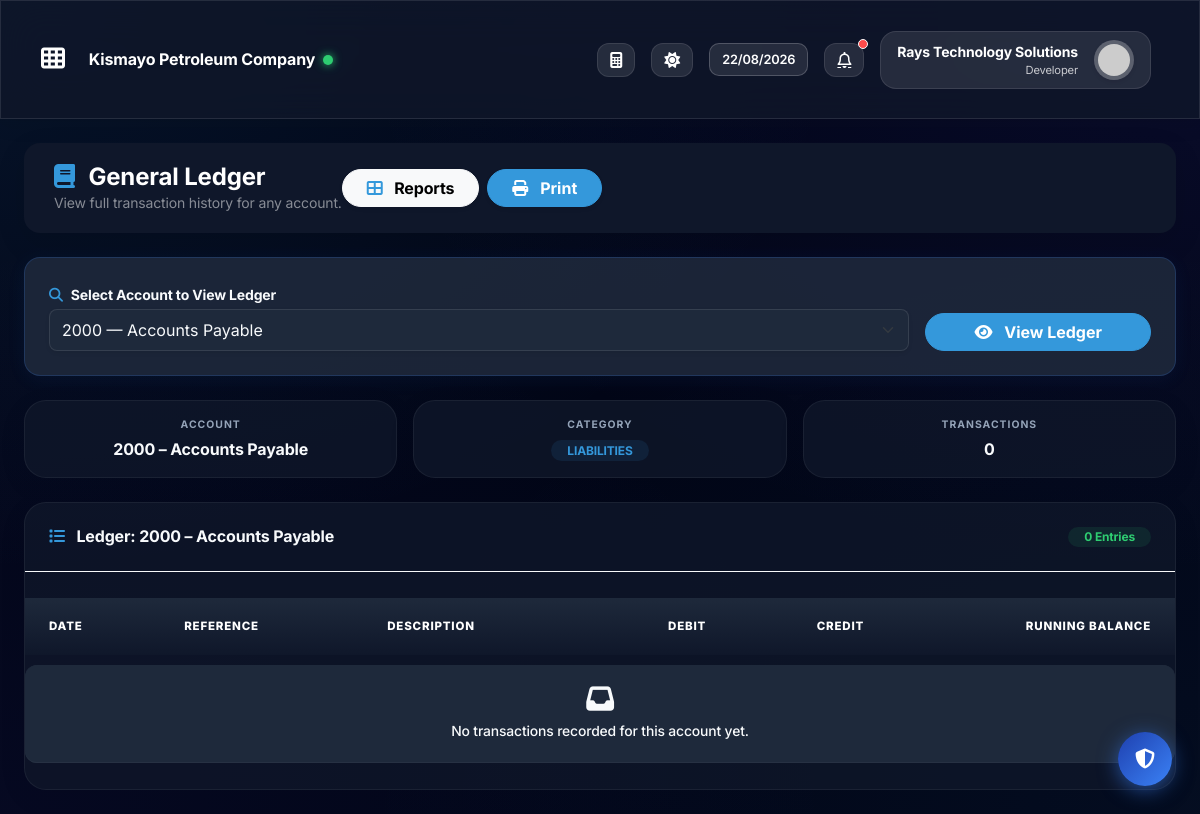
Page /accounting/general-ledger?account_id=8 (signed in) on the earlier database version.
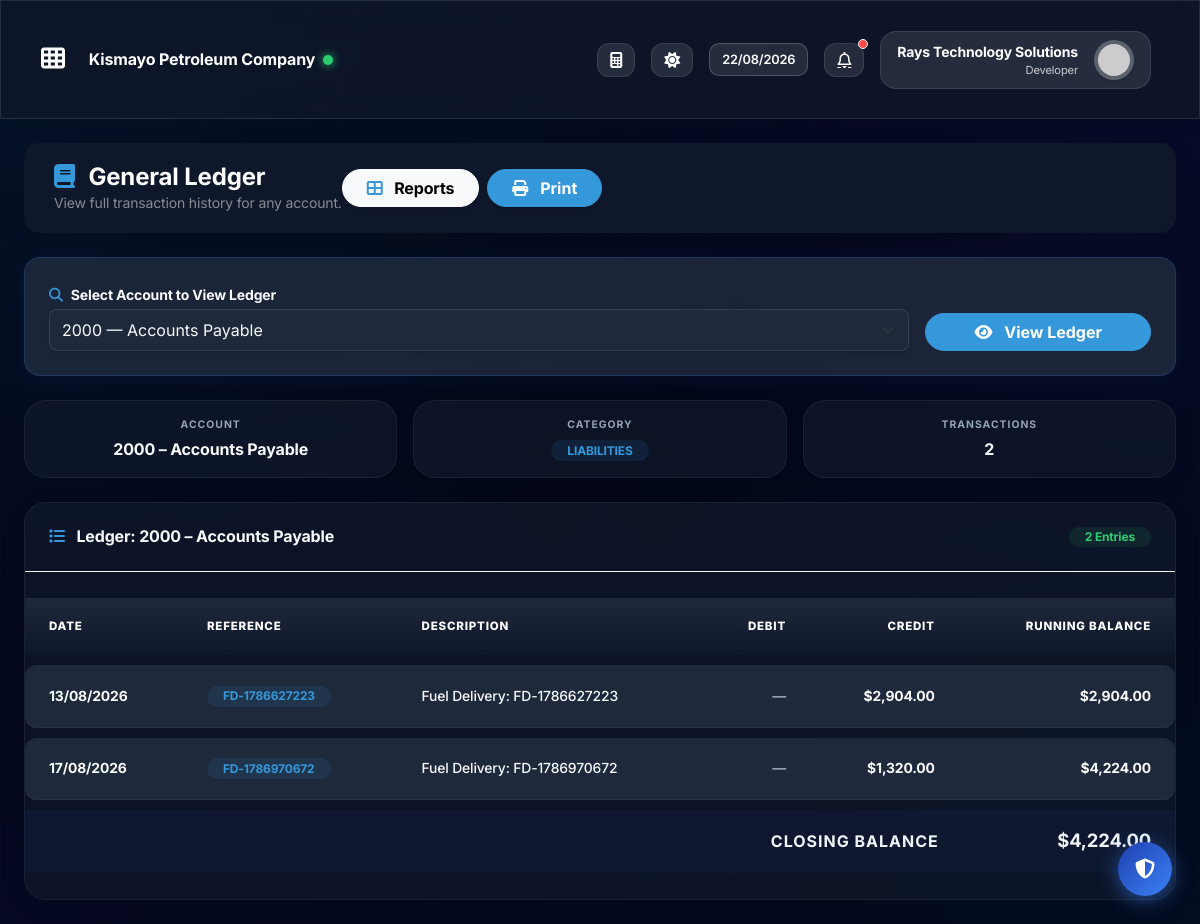
Same page on the later database version.
### app/models.py (models this page shows)
class JournalLine(db.Model):
    __tablename__ = 'journal_lines'
    id = db.Column(db.Integer, primary_key=True)
    entry_id = db.Column(db.Integer, db.ForeignKey('journal_entries.id'), nullable=False)
    account_id = db.Column(db.Integer, db.ForeignKey('chart_accounts.id'), nullable=False)
    description = db.Column(db.String(200), nullable=True)
    debit = db.Column(db.Float, default=0.0)
    credit = db.Column(db.Float, default=0.0)
    account = db.relationship('ChartAccount', backref='journal_lines')

class JournalEntry(db.Model):
    __tablename__ = 'journal_entries'
    id = db.Column(db.Integer, primary_key=True)
    reference = db.Column(db.String(50), nullable=False)
    date = db.Column(db.DateTime, default=datetime.utcnow)
    description = db.Column(db.Text, nullable=True)
    tenant_id = db.Column(db.Integer, db.ForeignKey('tenants.id'), nullable=False)
    created_at = db.Column(db.DateTime, default=datetime.utcnow)
    lines = db.relationship('JournalLine', backref='entry', cascade="all, delete-orphan", lazy=True)

### app/modules/accounting/routes.py (the view)
@accounting.route('/accounting/general-ledger')
@login_required
@roles_required('admin', 'accountant', 'developer')
def general_ledger():
    from app.models import ChartAccount, JournalLine, JournalEntry
    account_id = request.args.get('account_id')
    accounts = ChartAccount.query.filter_by(tenant_id=current_user.tenant_id, is_active=True).all()
    lines = []
    selected_account = None
    if account_id:
        selected_account = ChartAccount.query.get(account_id)
        if selected_account and selected_account.tenant_id == current_user.tenant_id:
            lines = JournalLine.query.filter_by(account_id=account_id).join(JournalEntry).order_by(JournalEntry.date.asc()).all()
    return render_template('accounting/general_ledger.html', accounts=accounts, lines=lines, selected_account=selected_account)

### app/models.py (called while the page is built)
@login_manager.user_loader
def load_user(user_id):
    return User.query.get(int(user_id))

### app/templates/accounting/general_ledger.html (shortened to what the changed rows need)
{% extends "layouts/base.html" %}
{% block content %}
{% if selected_account %}
<div class="row g-3 mb-4 animate-up">
    <div class="col-4">
        <div class="gl-card p-3 text-center">
            <div class="small fw-bold text-muted text-uppercase mb-1" style="letter-spacing:1px; font-size:0.65rem;">Account</div>
            <div class="fw-bold text-main">{{ selected_account.account_code }} – {{ selected_account.account_name }}</div>
        </div>
    </div>
    <div class="col-4">
        <div class="gl-card p-3 text-center">
            <div class="small fw-bold text-muted text-uppercase mb-1" style="letter-spacing:1px; font-size:0.65rem;">Category</div>
            <span class="badge bg-primary bg-opacity-10 text-primary rounded-pill px-3 fw-bold">{{ selected_account.category }}</span>
        </div>
    </div>
    <div class="col-4">
        <div class="gl-card p-3 text-center">
            <div class="small fw-bold text-muted text-uppercase mb-1" style="letter-spacing:1px; font-size:0.65rem;">Transactions</div>
            <div class="fw-bold text-main">{{ lines|length }}</div>
        </div>
    </div>
</div>
<div class="gl-card animate-up">
    <div class="p-4 border-bottom border-light d-flex align-items-center justify-content-between">
        <h6 class="fw-bold mb-0 text-main">
            <i class="fas fa-list me-2 text-primary"></i>
            Ledger: {{ selected_account.account_code }} – {{ selected_account.account_name }}
        </h6>
        <span class="badge bg-success bg-opacity-10 text-success rounded-pill px-3 fw-bold">{{ lines|length }} Entries</span>
    </div>
    <div class="table-responsive">
        <table class="table gl-table mb-0">
            <thead>
                <tr>
                    <th class="ps-4">Date</th>
                    <th>Reference</th>
                    <th>Description</th>
                    <th class="text-end">Debit</th>
                    <th class="text-end">Credit</th>
                    <th class="text-end pe-4">Running Balance</th>
                </tr>
            </thead>
            <tbody>
                {% set balance = namespace(value=0) %}
                {% for line in lines %}
                    {% if selected_account.category in ['ASSETS', 'EXPENSES'] %}
                        {% set balance.value = balance.value + line.debit - line.credit %}
                    {% else %}
                        {% set balance.value = balance.value - line.debit + line.credit %}
                    {% endif %}
                <tr>
                    <td class="ps-4 fw-bold">{{ line.entry.date.strftime('%d/%m/%Y') }}</td>
                    <td>
                        <span class="badge bg-primary bg-opacity-10 text-primary rounded-pill px-3 fw-bold" style="font-size:0.75rem;">
                            {{ line.entry.reference or '—' }}
                        </span>
                    </td>
                    <td class="text-muted small">{{ line.entry.description or '—' }}</td>
                    <td class="text-end fw-bold text-success">
                        {% if line.debit > 0 %}${{ "{:,.2f}".format(line.debit) }}{% else %}<span class="text-muted opacity-30">—</span>{% endif %}
                    </td>
                    <td class="text-end fw-bold text-danger">
                        {% if line.credit > 0 %}${{ "{:,.2f}".format(line.credit) }}{% else %}<span class="text-muted opacity-30">—</span>{% endif %}
                    </td>
                    <td class="text-end pe-4 fw-bold {{ 'balance-positive' if balance.value >= 0 else 'balance-negative' }}">
                        ${{ "{:,.2f}".format(balance.value) }}
                    </td>
                </tr>
                {% else %}
                <tr>
                    <td colspan="6" class="text-center py-5 text-muted">
                        <i class="fas fa-inbox fa-2x d-block mb-2 opacity-20"></i>
                        No transactions recorded for this account yet.
                    </td>
                </tr>
                {% endfor %}
            </tbody>
            {% if lines %}
            <tfoot>
                <tr>
                    <td colspan="5" class="text-end text-muted fw-bold small text-uppercase" style="letter-spacing:1px;">
                        Closing Balance
                    </td>
                    <td class="text-end pe-4 fw-bold text-primary" style="font-size:1.15rem;">
                        ${{ "{:,.2f}".format(balance.value) }}
                    </td>
                </tr>
            </tfoot>
            {% endif %}
        </table>
    </div>
</div>
{% endif %}
{% endblock %}

Differences in the rows shown:
added JournalLine: entry "13/08/2026", entry "FD-1786627223", entry "Fuel Delivery: FD-1786627223", credit "2,904.00", value "2,904.00"
added JournalLine: entry "17/08/2026", entry "FD-1786970672", entry "Fuel Delivery: FD-1786970672", credit "1,320.00", value "4,224.00"
Other differences:
{{ lines|length }}: "0" → "2"
{{ "{:,.2f}".format(balance.value) }}: (not shown) → "4,224.00"
text no longer shown: "No transactions recorded for this account yet."
text now shown: "CLOSING BALANCE $"
